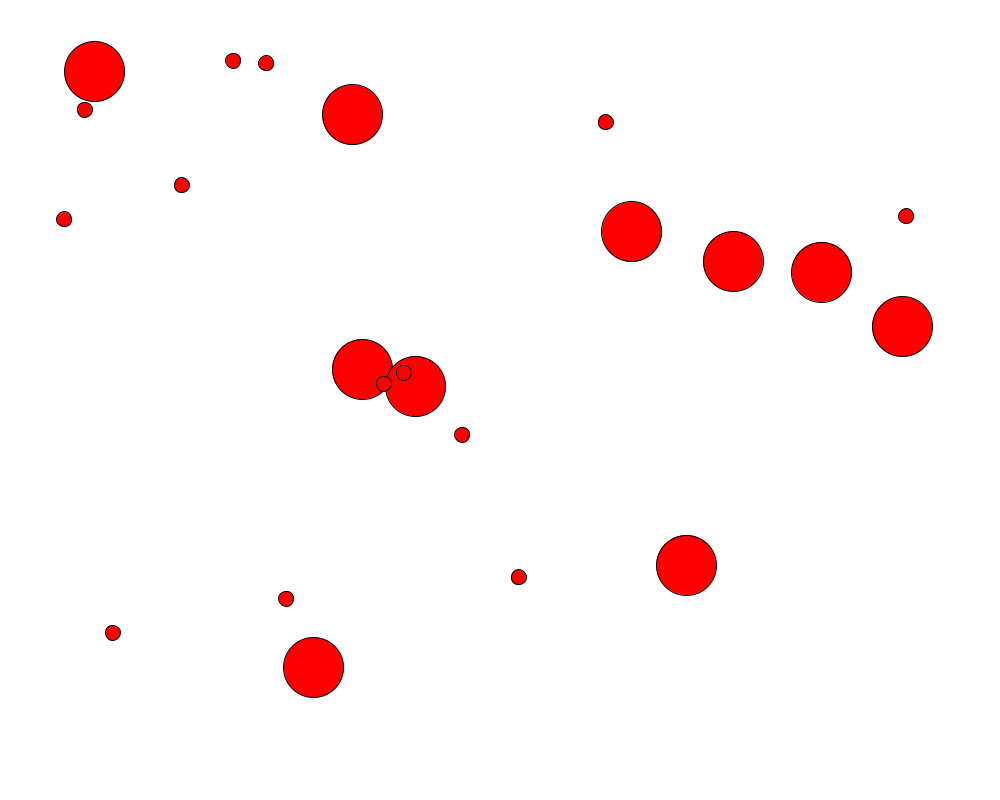
Frame 1 (no input)
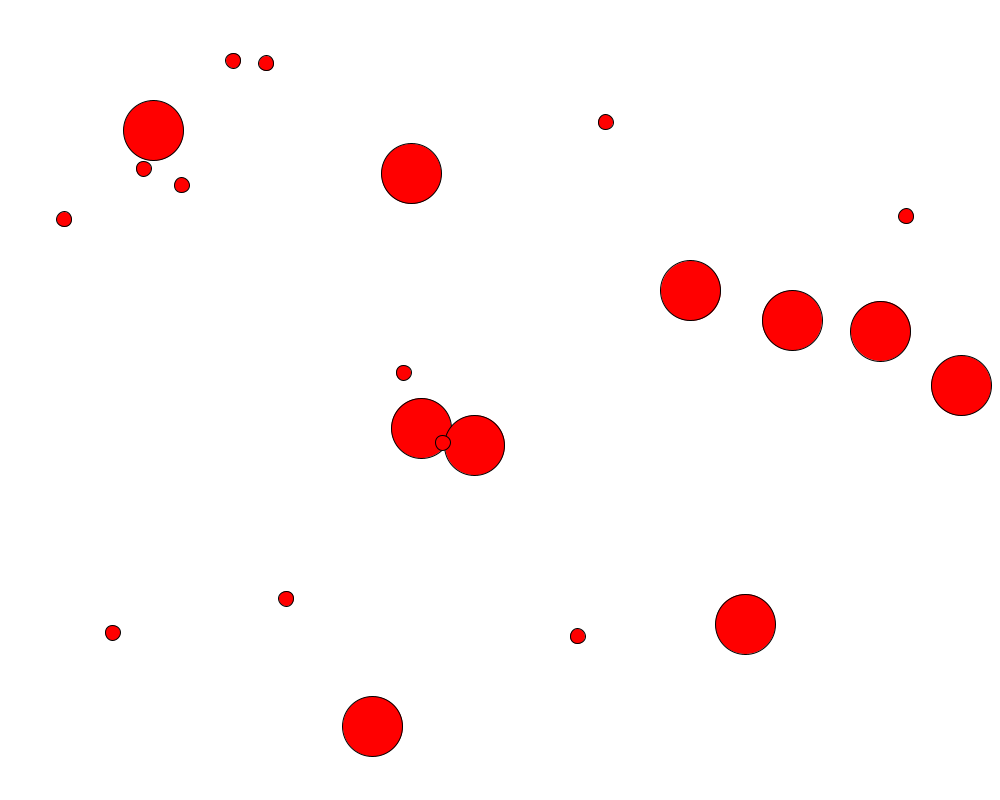
Frame 60 (the mouse pressed at the canvas centre just before this capture)
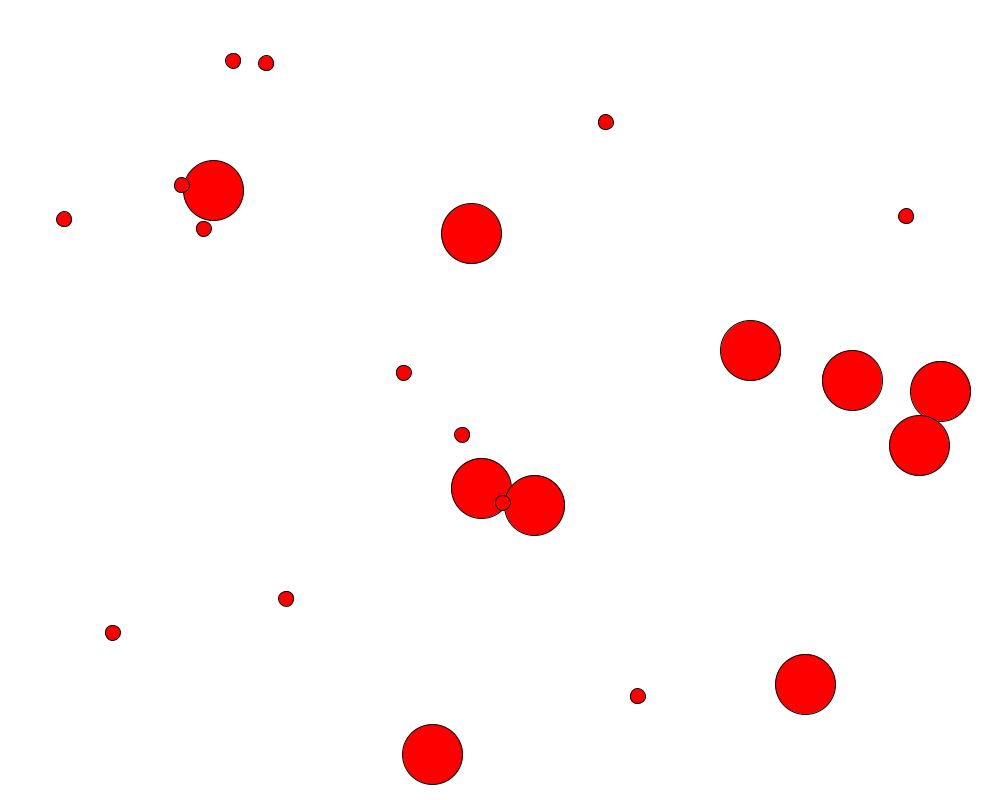
Frame 120 (the mouse held since frame 60 and released just before this capture)

The Processing sketch that drew these frames (run headless with seeded random() and noise(); from frame 60 on, the mouse is pressed at the canvas centre):

// Processing sketch: Things
// ── Things.pde
interface Displayable {
  void display();
}

interface Moveable {
  void move();
}

abstract class Thing implements Displayable {
  float x, y;//Position of the Thing

  Thing(float x, float y) {
    this.x = x;
    this.y = y;
  }
  abstract void display();
}

class Rock extends Thing {
  Rock(float x, float y) {
    super(x, y);
  }

  void display() {
    /* ONE PERSON WRITE THIS */
    //fill(0,0,255);
    ellipse(x,y,15.0,15.0);
  }
}

public class LivingRock extends Rock implements Moveable {
  LivingRock(float x, float y) {
    super(x, y);
  }
  void move() {
    /* ONE PERSON WRITE THIS */
    x++;
    y++;
  }
}

class Ball extends Thing implements Moveable {
  Ball(float x, float y) {
    super(x, y);
    size = 60;
    dx = 1;
    dy = 1;
  }
  int size;
  int dx;
  int dy = 1;
  void display() {
    fill(255,0,0);
    ellipse(x,y,size,size);
  }

  void move() {
    if (x <= size/2 || x > width - size/2){
      dx*=-1;
    }
    else if (y <= size/2 || y > height - size/2){
      dy*=-1;
    }
    x+=dx;
    y+=dy;
  }
}

/*DO NOT EDIT THE REST OF THIS */

ArrayList<Displayable> thingsToDisplay;
ArrayList<Moveable> thingsToMove;

void setup() {
  size(1000, 800);

  thingsToDisplay = new ArrayList<Displayable>();
  thingsToMove = new ArrayList<Moveable>();
  for (int i = 0; i < 10; i++) {
    Ball b = new Ball(50+random(width-100), 50+random(height-100));
    thingsToDisplay.add(b);
    thingsToMove.add(b);
    Rock r = new Rock(50+random(width-100), 50+random(height-100));
    thingsToDisplay.add(r);
  }
  for (int i = 0; i < 3; i++) {
    LivingRock m = new LivingRock(50+random(width-100), 50+random(height-100));
    thingsToDisplay.add(m);
    thingsToMove.add(m);
  }
}
void draw() {
  background(255);
  for (Displayable thing : thingsToDisplay) {
    thing.display();
  }
  for (Moveable thing : thingsToMove) {
    thing.move();
  }
}
